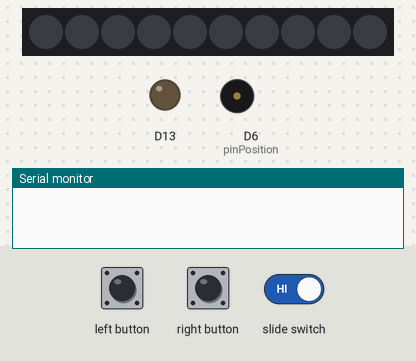
The sketch below on a simulated Adafruit Circuit Playground Express. Shown: 10 RGB LEDs in strip order, left to right, output pins drawn as LEDs (lit = HIGH), buzzer (waves = sounding), the last lines printed to the serial monitor. The test bench sets the inputs (shaded band). Dim RGB values are drawn brighter than linear; random numbers use the default seed unless the sketch sets one.

Above: at 1.2 s.
1.3 s: slide switch set LOW
At 2.7 s:
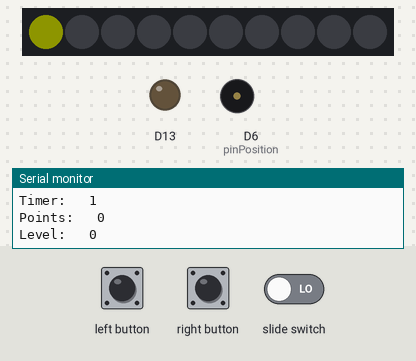
4.3 s: left button pressed for 0.15 s
At 6.1 s:
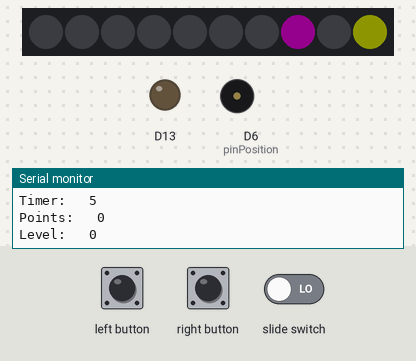
7.4 s: right button pressed for 0.15 s
At 8.0 s:
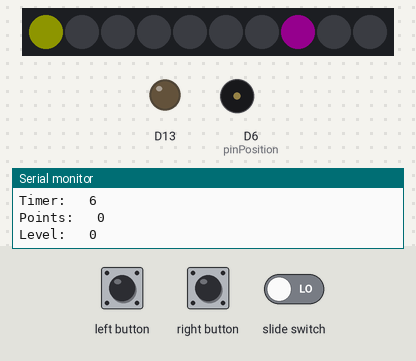
10.5 s: left button pressed for 1 s
At 12.6 s:
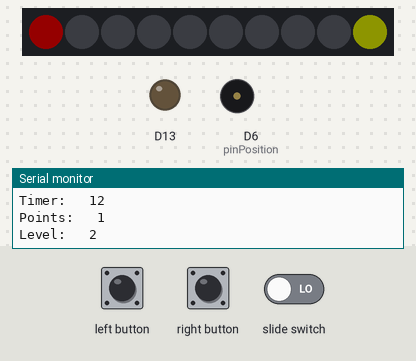
14.5 s: right button pressed for 1 s
At 16.8 s:
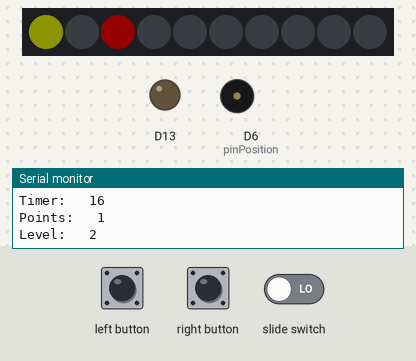
17.5 s: left button pressed for 0.15 s
At 33.2 s:
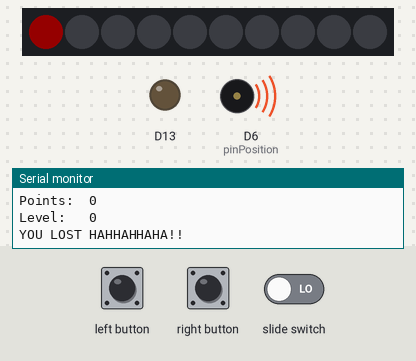
Timing chart, 0 to 33.6 s (numbered marks = the images above; inputs shaded):
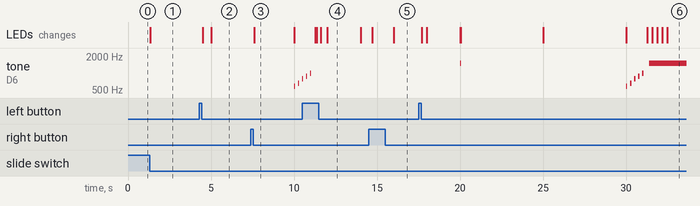

The sketch:

game2.ino
```cpp
#include <Adafruit_CircuitPlayground.h>
#include <AsyncDelay.h>


AsyncDelay delay_1s;
AsyncDelay delay_2s;
AsyncDelay delay_3s;
AsyncDelay delay_5s;
volatile bool leftButton;
volatile bool rightButton;
volatile bool switchFlag;
int leftButtonPin = 4;
int rightButtonPin = 5;
int switchState = false;
int switchPin = 7;
volatile int positionPin = 0;
volatile int pinPosition = 6;
volatile int timer = 0;
volatile int points = 0;
volatile int levelMode = 0;
int levelComp[8] = { 0x7A1AE5, 0x5DD1FB, 0x18E7B2, 0xF3A70C, 0xFA3905, 0xF40B8D, 0xB705FA, 0x00FF6D };
int levelDone[6][2] = {
  // level finished
  { 587, 75 },  // song[0][0]], song[0][1]]
  { 659, 75 },  // song[1][0]], song[1][1]]
  { 783, 75 },  // song[2][0]], song[2][1]]
  { 880, 75 },  // song[3][0]], song[3][1]]
  { 987, 75 },  // song[4][0]], song[4][1]]
};

void setup() {
  CircuitPlayground.begin();
  Serial.begin(9600);
  delay_1s.start(1000, AsyncDelay::MILLIS);
  delay_2s.start(2000, AsyncDelay::MILLIS);
  delay_3s.start(3000, AsyncDelay::MILLIS);
  delay_5s.start(5000, AsyncDelay::MILLIS);
  attachInterrupt(leftButtonPin, leftButtonISR, RISING);
  attachInterrupt(rightButtonPin, rightButtonISR, RISING);
  attachInterrupt(switchPin, switchISR, CHANGE);
}

void loop() {

  if (switchFlag) {
    delay(50);
    switchState = !switchState;
    CircuitPlayground.clearPixels();
    Serial.println("Game off!!");
    switchFlag = false;
  }
  if (switchState) {
    CircuitPlayground.setPixelColor(positionPin, 0xefff00);
    if (leftButton) {
      delay(200);
      CircuitPlayground.setPixelColor(positionPin, 0x000000);
      positionPin--;
      if (positionPin < 0) {
        positionPin = 9;
      }
      CircuitPlayground.setPixelColor(positionPin, 0xefff00);
      leftButton = false;
    }

    if (rightButton) {
      delay(200);
      CircuitPlayground.setPixelColor(positionPin, 0x000000);
      positionPin++;
      if (positionPin > 9) {
        positionPin = 0;
      }
      CircuitPlayground.setPixelColor(positionPin, 0xefff00);
      rightButton = false;
    }


    level();

    wingame();

    endgame();
  }
}


void ghostpink() {             // seprate from loop because it's going to run continuously on it's own,,,, will move ghost
  if (delay_1s.isExpired()) {  //the movement of the ghost
    Serial.println("  ");
    Serial.print("Timer:   ");
    Serial.println(timer);
    timer++;
    Serial.print("Points:   ");
    Serial.println(points);
    Serial.print("Level:   ");
    Serial.println(levelMode);
    delay_1s.repeat();
  } else if (timer == 10) {
    delay_1s.expire();
    CircuitPlayground.clearPixels();
    points++;
    Serial.print("Points:   ");
    Serial.println(points);
    timer = 0;
    Serial.print("Level:   ");
    Serial.println(levelMode);
    for (int i = 0; i < sizeof(levelDone) / sizeof(levelDone[0]); i++) {  // completeing noise
      CircuitPlayground.playTone(levelDone[i][0], levelDone[i][1]);
      delay(1);
      for (int l : levelComp) {
        int randomLed = random(10);  // use for completeing level; fireworks go here
        CircuitPlayground.setPixelColor(randomLed, l);
        delay(10);
        CircuitPlayground.setPixelColor(randomLed, 0x000000);
        delay(10);
      }
    }
  }
  if (delay_5s.isExpired()) {
    CircuitPlayground.setPixelColor(pinPosition, 0x000000);
    pinPosition = random(10);
    CircuitPlayground.setPixelColor(pinPosition, 0xff00ef);
    delay_5s.repeat();
  }
}

void ghostblue() {             // seprate from loop because it's going to run continuously on it's own,,,, will move ghost #0000ff
  if (delay_1s.isExpired()) {  //the movement of the ghost
    Serial.println("  ");
    Serial.print("Timer:   ");
    Serial.println(timer);
    timer++;
    Serial.print("Points:   ");
    Serial.println(points);
    Serial.print("Level:   ");
    Serial.println(levelMode);
    delay_1s.repeat();
  } else if (timer == 10) {
    delay_1s.expire();
    CircuitPlayground.clearPixels();
    points++;
    Serial.print("Points:   ");
    Serial.println(points);
    timer = 0;
    Serial.print("Level:   ");
    Serial.println(levelMode);
    for (int i = 0; i < sizeof(levelDone) / sizeof(levelDone[0]); i++) {  // completeing noise
      CircuitPlayground.playTone(levelDone[i][0], levelDone[i][1]);
      delay(1);
      for (int l : levelComp) {
        int randomLed = random(10);  // use for completeing level; fireworks go here
        CircuitPlayground.setPixelColor(randomLed, l);
        delay(10);
        CircuitPlayground.setPixelColor(randomLed, 0x000000);
        delay(10);
      }
    }
  }
  if (delay_3s.isExpired()) {
    CircuitPlayground.setPixelColor(pinPosition, 0x000000);
    pinPosition = random(10);
    CircuitPlayground.setPixelColor(pinPosition, 0x0000ff);
    delay_3s.repeat();
  }
}

void ghostred() {              // seprate from loop because it's going to run continuously on it's own,,,, will move ghost   #ff0000
  if (delay_1s.isExpired()) {  //the movement of the ghost
    Serial.println("  ");
    Serial.print("Timer:   ");
    Serial.println(timer);
    timer++;
    Serial.print("Points:   ");
    Serial.println(points);
    Serial.print("Level:   ");
    Serial.println(levelMode);
    delay_1s.repeat();
  } else if (timer == 10) {
    delay_1s.expire();
    CircuitPlayground.clearPixels();
    points++;
    Serial.print("Points:   ");
    Serial.println(points);
    timer = 0;
    Serial.print("Level:   ");
    Serial.println(levelMode);
    for (int i = 0; i < sizeof(levelDone) / sizeof(levelDone[0]); i++) {  // completeing noise
      CircuitPlayground.playTone(levelDone[i][0], levelDone[i][1]);
      delay(1);
      for (int l : levelComp) {
        int randomLed = random(10);  // use for completeing level; fireworks go here
        CircuitPlayground.setPixelColor(randomLed, l);
        delay(10);
        CircuitPlayground.setPixelColor(randomLed, 0x000000);
        delay(10);
      }
    }
  }
  if (delay_2s.isExpired()) {
    CircuitPlayground.setPixelColor(pinPosition, 0x000000);
    pinPosition = random(10);
    CircuitPlayground.setPixelColor(pinPosition, 0xff0000);
    delay_2s.repeat();
  }
}

void level() {  // change if level progression works but ghosts work
  switch (levelMode) {
    case 0:
      ghostpink();
      break;
    case 1:
      ghostblue();
      break;
    case 2:
      ghostred();
      break;
    default:
      break;
  }
}


void wingame() {  // wingame have to check if it is working
  if (timer == 10) {
    levelMode++;
  }
  if (levelMode > 3) {
    levelMode = 0;
    timer = 0;
    points = 0;
    Serial.println("YAY YOU WON!!!");
  }
}

void endgame() {                     // determine cirtia of when the game will end
  if (pinPosition == positionPin) {  // end is finshed
    CircuitPlayground.clearPixels();
    CircuitPlayground.playTone(1500, 10);  // losing completion noise
    for (int i = 0; i < 10; i++) {         // red lights for dying??
      CircuitPlayground.setPixelColor(i, 0xff0000);
      delay(1);
    }
    for (int a = 0; a < 10; a++) {
      CircuitPlayground.setPixelColor(a, 0x000000);
      delay(1);
    }
    Serial.println("  ");
    timer = 0;  // timer resets
    Serial.print("Timer:   ");
    Serial.println(timer);
    points = 0;  // points resets
    Serial.print("Points:  ");
    Serial.println(points);
    levelMode = 0;
    Serial.print("Level:   ");
    Serial.println(levelMode);  // level resets
    Serial.println("YOU LOST HAHHAHHAHA!!");
  }
}


void leftButtonISR() {
  leftButton = true;
}

void rightButtonISR() {
  rightButton = true;
}

void switchISR() {
  switchFlag = true;
}
```

Measured:
- after the input at 1.3 s, the LEDs: change after 0.05 s (image 1)
- after the input at 17.5 s, tone on D6 (pinPosition): plays 1500 Hz for 0.01 s, 587 Hz for 0.07 s, 659 Hz for 0.07 s, 783 Hz for 0.07 s, 880 Hz for 0.07 s, 987 Hz for 0.07 s … (64 notes in this stretch), starting after 2.5 s
- by itself, tone on D6 (pinPosition): plays 880 Hz for 0.07 s, 987 Hz for 0.07 s
- what the display in image 3 shows lasts 2.4 s, from 7.6 s to 10.0 s
- what the display in image 4 shows lasts 2.0 s, from 12.0 s to 14.0 s
